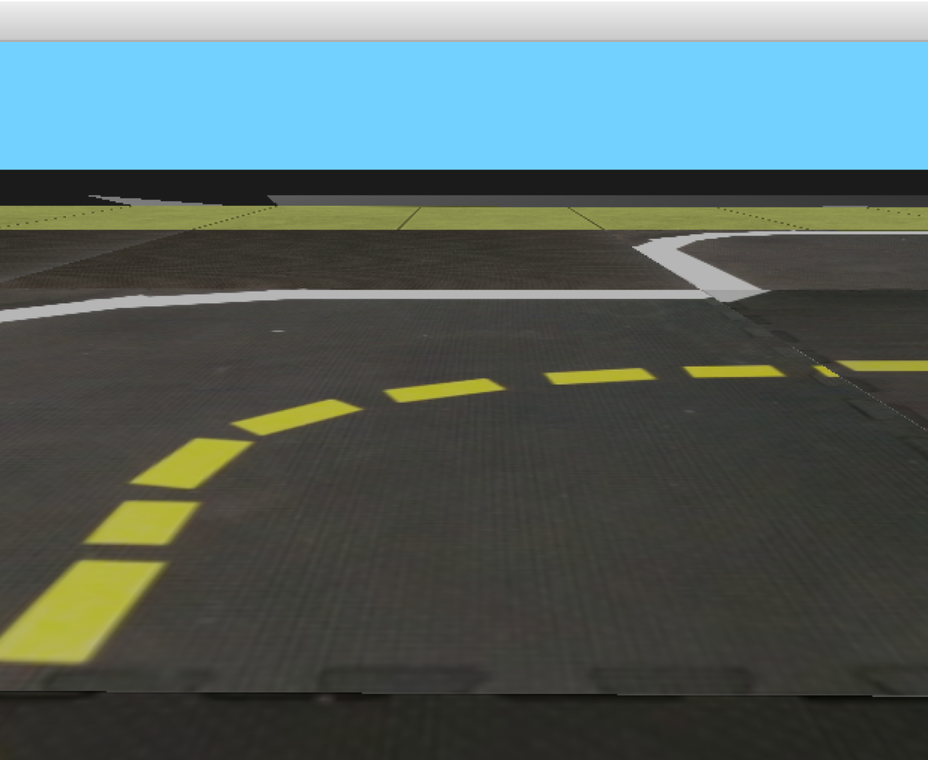
#> input picture lines/t005.png, 928 x 760 px, shrunk from 1236 x 1012 before the run, found by its file name
$ python distance_to_object_shared.py
#> lines starting #> are read from the running program, lines starting #| are printed output that depends on the picture; after the words box and inside, x2 and y2 are one past the last pixel; in counts of white or black regions, pixels touching at a corner belong together
#> in main, img is the input picture: shape (760, 928, 3); mean B, G, R 98.9, 100.1, 85.1
import numpy as np
import cv2

def find_centroid_lines(img):
  hsv_img = cv2.cvtColor(img, cv2.COLOR_BGR2HSV)
#> hsv_img: shape (760, 928, 3); mean H, S, V 35.9, 50.7, 108.9
  lower_yellow = np.array([20,100,100])
  upper_yellow = np.array([30,255,255])

  mask = cv2.inRange(hsv_img, lower_yellow, upper_yellow)
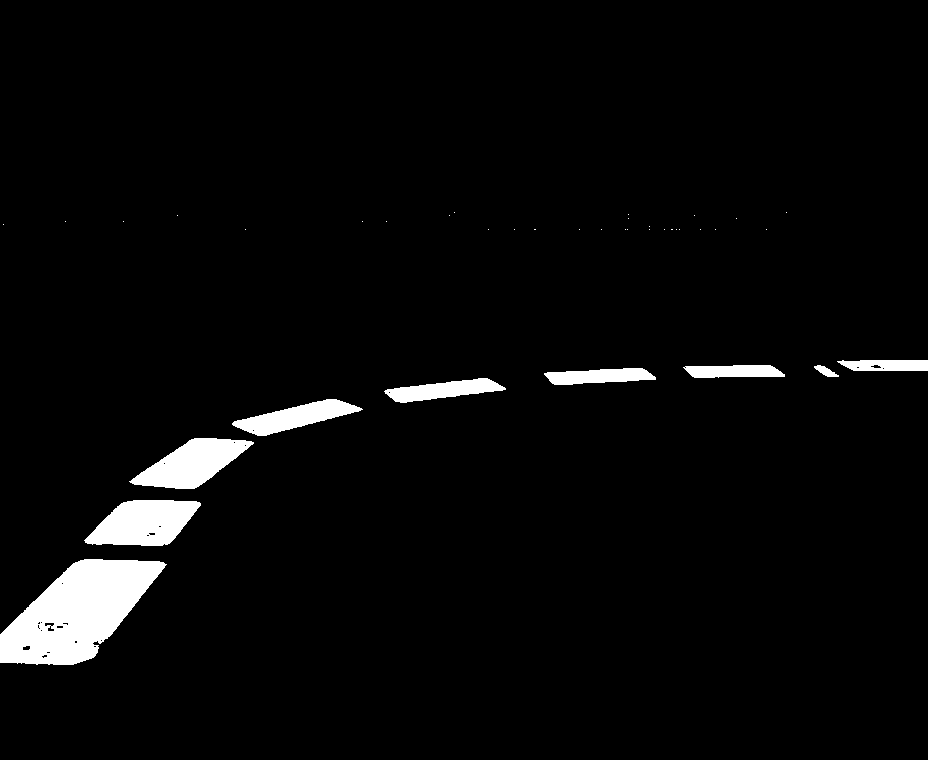
#> mask: shape (760, 928); 3.5% white; 39 white regions (30 under 20 px), largest, box (x1, y1, x2, y2) and area: (0, 559, 167, 665) 10395, (84, 500, 201, 546) 3769, (129, 438, 254, 489) 3473
  kernel = np.ones((5,5), np.uint8)
  mask_erosion = cv2.erode(mask, kernel, iterations = 2)
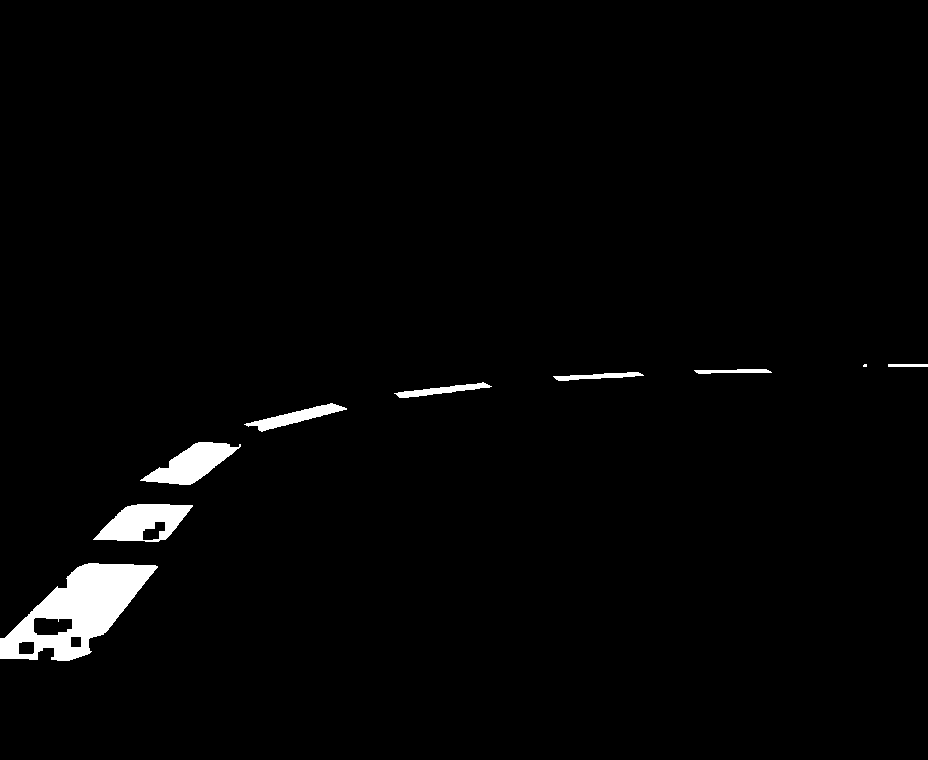
#> mask_erosion: shape (760, 928); 2% white; 9 white regions (1 under 20 px), largest, box (x1, y1, x2, y2) and area: (0, 563, 158, 661) 7366, (93, 504, 193, 542) 2312, (140, 442, 241, 485) 2112
  mask_dilation = cv2.erode(mask_erosion, kernel, iterations = 1)
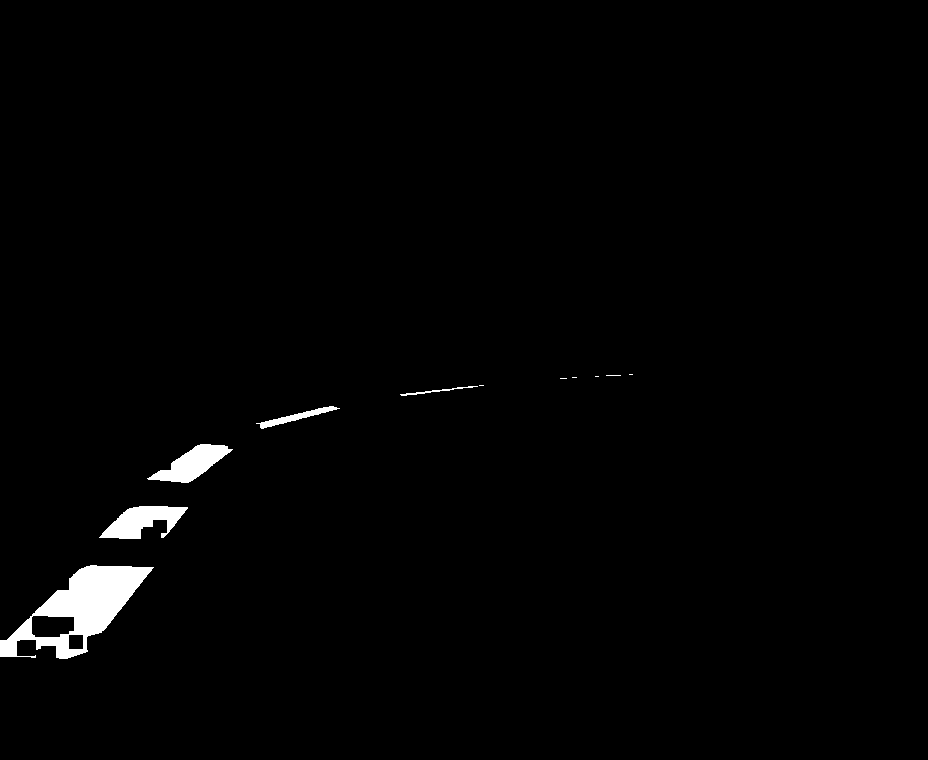
#> mask_dilation: shape (760, 928); 1.4% white; 11 white regions (6 under 20 px), largest, box (x1, y1, x2, y2) and area: (0, 565, 154, 659) 5868, (99, 506, 188, 539) 1656, (147, 444, 233, 483) 1565, (256, 406, 340, 429) 466, (400, 386, 478, 396) 139

  res = cv2.bitwise_and(hsv_img,hsv_img, mask = mask_dilation)
#> res: shape (760, 928, 3); mean H, S, V 0.4, 2.3, 2.5
  res_bgr = cv2.cvtColor(res, cv2.COLOR_HSV2BGR)
  res_bgr_gray = cv2.cvtColor(res_bgr, cv2.COLOR_BGR2GRAY)

  th = cv2.adaptiveThreshold(res_bgr_gray, 255, cv2.ADAPTIVE_THRESH_GAUSSIAN_C, \
                    cv2.THRESH_BINARY_INV, 11, 2)
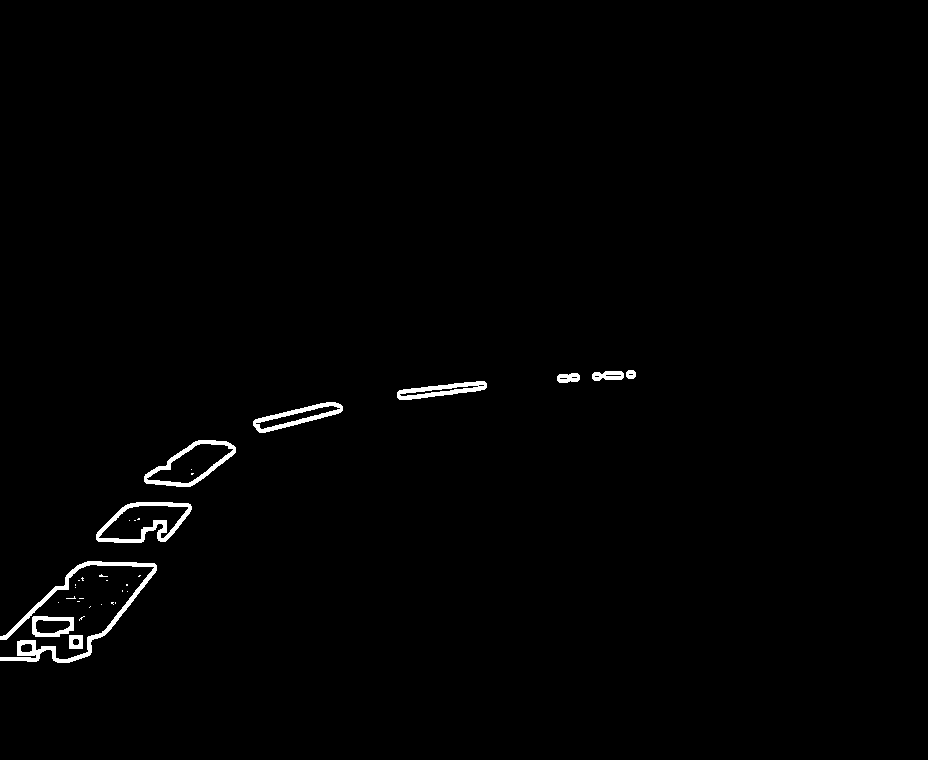
#> th: shape (760, 928); 0.97% white; 34 white regions (24 under 20 px)

  contours, hierarchy = cv2.findContours(th, cv2.RETR_TREE, cv2.CHAIN_APPROX_SIMPLE)
#> contours = 47 contours, 29 with area under 20; largest, box (x1, y1, x2, y2) and area: (96, 502, 192, 543) 2636, (144, 440, 236, 487) 2387, (98, 505, 189, 540) 1772, (0, 561, 157, 663) 1696, (146, 443, 234, 484) 1656
  M = cv2.moments(contours[0])
#> M = moments, m00 169, centre m10/m00, m01/m00 = (75.5, 641.5)
  cX = int(M["m10"]/M["m00"])
#> cX = 75
  cY = int(M["m01"]/M["m00"])
#> cY = 641
  cv2.circle(th, (cX, cY), 50, (255, 255, 255), 0)
#> th: shape (760, 928); 1% white; 33 white regions (24 under 20 px), largest, box (x1, y1, x2, y2) and area: (0, 561, 157, 692) 2712, (96, 502, 192, 543) 1100, (144, 440, 236, 487) 921
  print("X", cX)
#| X 75
  print("Y", cY)
#| Y 641
  for c in contours:
    M = cv2.moments(c)

    if int(M["m00"]) != 0:
      cX = int(M["m10"] / M["m00"])
      cY = int(M["m01"] / M["m00"])
      cv2.circle(img, (cX, cY), 50, (255, 255, 255), 0)
#> this loop made 47 passes
#> (c, cX, cY) on passes 1, 17, 22, 30, 33: ([[69, 635], [69, 648], [82, 648], [82, 635]], 75, 641), ([[126, 584], [126, 585], [127, 585], [127, 584]], 126, 584), ([[139, 575], [138, 576], [139, 576], [140, 575]], 139, 575), ([[138, 518], [137, 519], [139, 519], [139, 518]], 138, 518), ([[191, 473], [191, 474], [192, 474], [193, 473]], 191, 473)
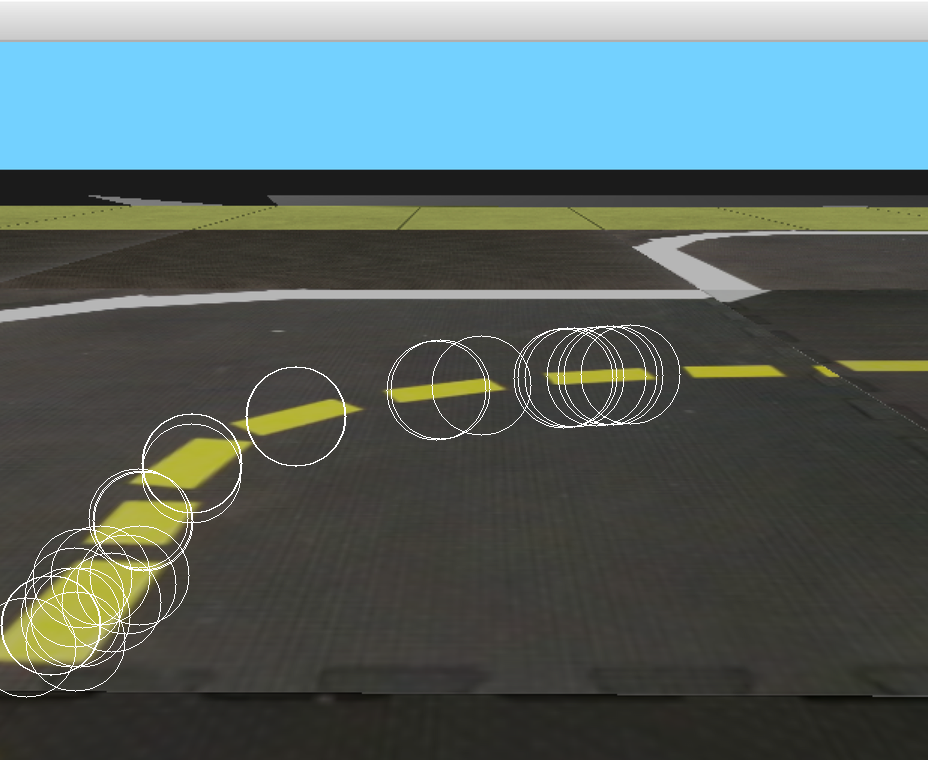
#> img: shape (760, 928, 3); 1.08% of pixels changed, all inside (x1, y1, x2, y2) = (0, 324, 681, 698)
  return img

def main():
  img = cv2.imread("./lines/t005.png")
  centroids = find_centroid_lines(img)
  cv2.imshow("centroids", centroids)
  cv2.waitKey(0)
#> (the run stopped early here; a loop or call above may not have finished)
